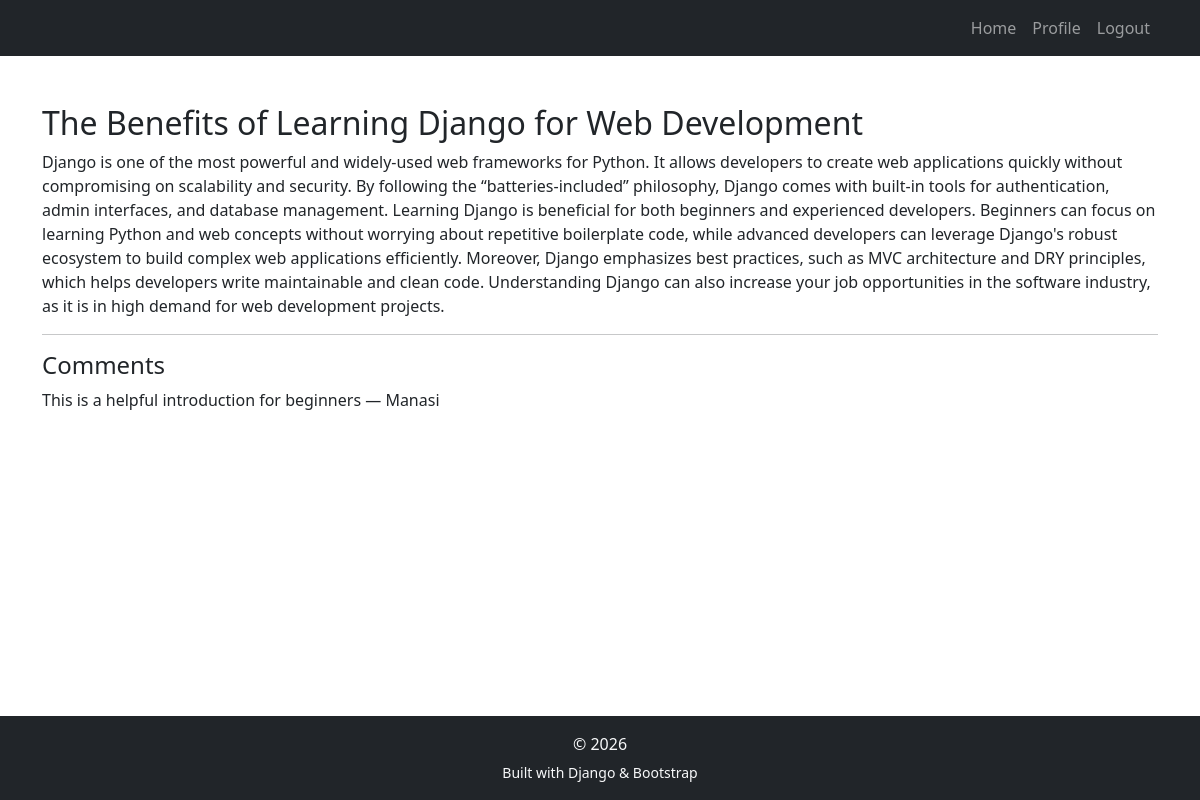
The app's page /post/1/ (signed in) with its own data.
### main_app/models.py (models this page shows, shortened)
class Post(models.Model):
    title = models.CharField(max_length=200)
    body = models.TextField()
    created = models.DateTimeField(auto_now_add=True)

class Comment(models.Model):
    post = models.ForeignKey(Post, related_name='comments')
    user = models.ForeignKey(User)
    body = models.TextField()
    created = models.DateTimeField(auto_now_add=True)

### main_app/views.py (the view)
# urls.py: url(r'^post/(?P<post_id>\d+)/$', views.post_detail, name='post_detail'),
def post_detail(request, post_id):
    post = get_object_or_404(Post, id=post_id)
    comments = None
    if request.user.is_authenticated():
        comments = post.comments.all()
    return render(request, 'main_app/post_detail.html', {
        'post': post,
        'comments': comments
    })

### templates/main_app/post_detail.html
{% extends "main_app/base.html" %}
{% block body_block %}
<h2>{{ post.title }}</h2>
<p>{{ post.body }}</p>
<hr>
<h4>Comments</h4>
{% if user.is_authenticated %}
    {% for comment in comments %}
        <p>{{ comment.body }} — {{ comment.user.username }}</p>
    {% empty %}
        <p>No comments.</p>
    {% endfor %}
{% else %}
    <p>Login to view comments.</p>
{% endif %}
{% endblock %}

### records on screen
Post: title "The Benefits of Learning Django for Web Development", body "Django is one of the most powerful and widely-used web frameworks for Python. It allows developers to create web applications quickly without compromising on scalability and security. By following the “batteries-included” philosophy, Django comes with built-in tools for authentication, admin interfaces, and database management. Learning Django is beneficial for both beginners and experienced developers. Beginners can focus on learning Python and web concepts without worrying about repetitive boilerplate code, while advanced developers can leverage Django's robust ecosystem to build complex web applications efficiently. Moreover, Django emphasizes best practices, such as MVC architecture and…"
Comment: body "This is a helpful introduction for beginners", user.username "Manasi"
